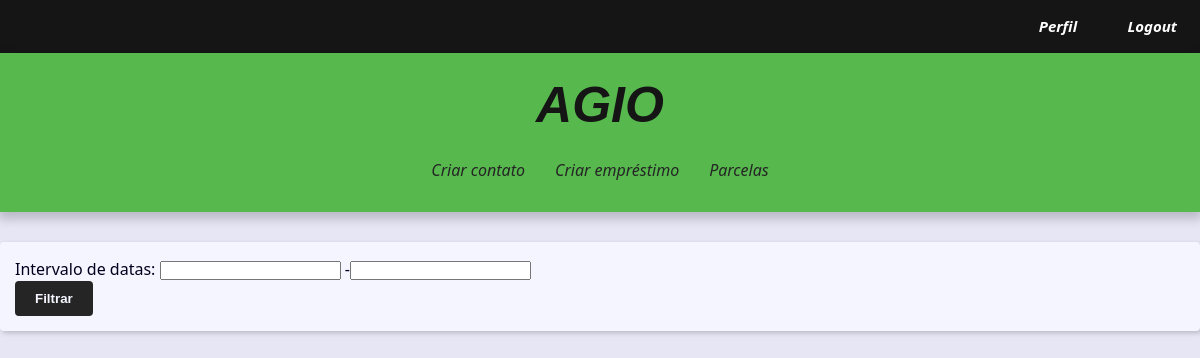
Page /parcelas/ (signed in) on the earlier database version.
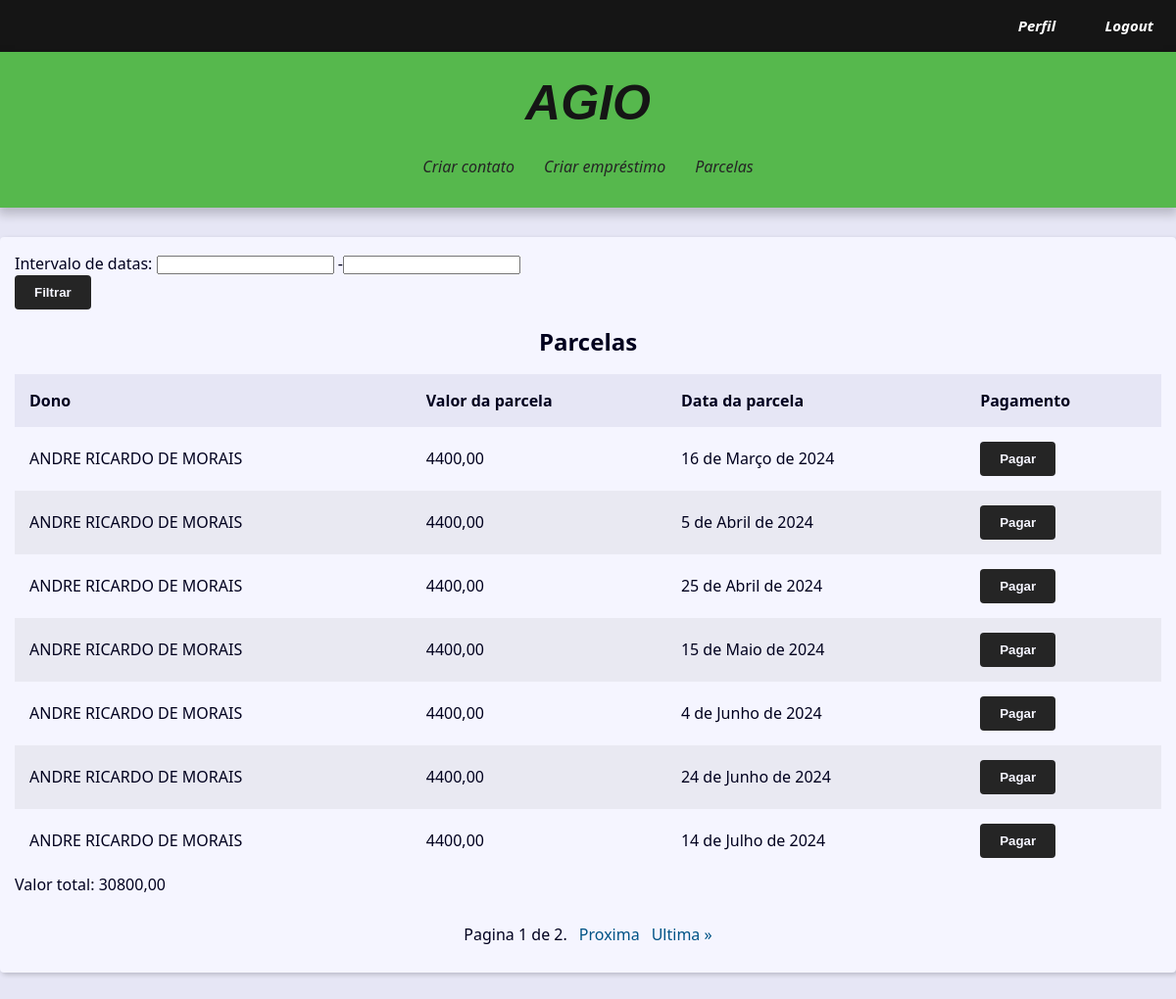
Same page on the later database version.
### contact/models.py (models this page shows, shortened)
class Parcelas(models.Model):
    class Meta:
        verbose_name_plural = 'Parcelas'
        verbose_name = 'Parcela'
    amount_per_installment = models.DecimalField(max_digits=10,
                            decimal_places=2, null=True)
    paid = models.BooleanField(default=False,)
    owner = models.ForeignKey(Loan, on_delete=models.SET_NULL, null=True)
    owner_user = models.ForeignKey(User, on_delete=models.SET_NULL, null=True)
    installment_date = models.DateField(default=timezone.now)

class Loan(models.Model):
    class Meta:
        verbose_name_plural = 'Emprstimos'
        verbose_name = 'Emprestimo'
    total_amount = models.DecimalField(max_digits=10, decimal_places=2,
                                       verbose_name='Valor')
    loan_date = models.DateField(default=timezone.now)
    total_installments = models.IntegerField(verbose_name='Parcelas')
    owner = models.ForeignKey(Contact, on_delete=models.SET_NULL, null=True,
                              verbose_name='Dono do emprestimo')
    fees = models.DecimalField(max_digits=10, decimal_places=0, default=0,
                               verbose_name='Taxa de juros')
    days = models.IntegerField(default=0, verbose_name='Dias')
    def __str__(self) -> str:
        return f'{self.owner}'

class Contact(models.Model):
    class Meta:
        verbose_name_plural = 'Usuarios'
        verbose_name = 'Usuario'
    first_name = models.CharField(max_length=50, verbose_name='Nome')
    last_name = models.CharField(max_length=50, blank=True,
                                  verbose_name='Sobrenome')
    phone = models.CharField(max_length=50, verbose_name='Telefone')
    email = models.EmailField(max_length=254, verbose_name='Email')
    created_date = models.DateTimeField(default=timezone.now)
    description = models.TextField(blank=True, verbose_name='Descrição')
    show = models.BooleanField(default=True)
    picture = models.ImageField(upload_to='pictures/%Y/%m/%d', blank=True, verbose_name='Imagem')
    owner = models.ForeignKey(User, on_delete=models.SET_NULL,
                              blank=True, null=True)
    def __str__(self) -> str:
        return f'{self.first_name} {self.last_name}'

### contact/views/contact_views.py (the view)
# urls.py: path('parcelas/', views.parcelas_filter, name='parcelas'),
@login_required(login_url='contact:login')
def parcelas_filter(request,):
    user = request.user
    single_installments = Parcelas.objects.filter(owner_user=user).order_by('owner')
    filter = ParcelasFilter(request.GET, queryset=single_installments)
    paginator = Paginator(single_installments, 5)
    page_number = request.GET.get("page")
    page_obj = paginator.get_page(page_number)
    total_value = 0
    for installment in filter.qs:
        if installment.owner_user == request.user:
            total_value += installment.amount_per_installment
    context = {
        'page_obj': page_obj,
        'site_title': 'parcelas/filter - ',
        'filter': filter,
        'total_value': total_value,
    }
    return render(request, 'contact/allparcelas.html', context,)

### contact/templates/contact/allparcelas.html (shortened to what this page needs)
{% extends "base.html" %}
{% block content %}
    <form method="GET">
        {{ filter.form.as_p }}
        <button class="btn" type="submit">Filtrar</button>
    </form>
    {% if filter.qs %}
        <div class="responsive-table">
            <table class="contacts-table">
                <caption class="table-caption">Parcelas</caption>
                <thead>
                    <tr class="table-row table-row-header">
                        <th class="table-header">Dono</th>
                        <th class="table-header">Valor da parcela</th>
                        <th class="table-header">Data da parcela</th>
                        <th class="table-header">Pagamento</th>
                    </tr>
                </thead>
                <tbody>
                    {% for installment in filter.qs %}
                        {% if installment.owner_user == user %}
                            <tr class="table-row">
                                <td class="table-cel">
                                    {{installment.owner}}
                                </td>
                                <td class="table-cel">
                                    {{installment.amount_per_installment}}
                                </td>
                                <td class="table-cel">
                                    {{installment.installment_date}}
                                </td>
                                <td class="table-cel">
                                    <form action="{% url 'contact:delete_parcela' parcela_id=installment.id %}" method="post">
                                        <button class="btn" type="submit">Pagar</button>
                                    </form>
                                </td>
                            </tr>
                        {% endif %}
                    {% endfor %}
                </tbody>
            </table>
        </div>
        <p>Valor total: {{ total_value }}</p>
    {% endif %}
{% endblock content %}

### base_templates/global/base.html (shortened to what this page needs)
{% load static %}<!DOCTYPE html>
<html lang="pt-BR">
<head>
    <link rel="stylesheet" href="{% static 'global/css/style.css'  %}">
</head>
<body>
    {% include 'partial/header.html' %}
    <main class="content">
        {% block content %}{% endblock content %}
        {% include 'partial/pagination.html' %}
    </main>
</body>
</html>

### base_templates/global/partial/header.html (shortened to what this page needs)
<nav class="menu-links">
    {% if user.is_authenticated %}
    <ul>
      <li><a href="{% url 'contact:user_update' %}" class="menu-link">Perfil</a></li>
      <li><a href="{% url 'contact:logout' %}" class="menu-link">Logout</a></li>
    </ul>
    {% endif %}
</nav>
<header class="header">
    <h1 class="header-heading">
        <a href="{% url 'contact:index' %}" class="header-link">
        AGIO
        </a>
    </h1>
<nav class="menu">
    <ul class="menu-list">
        {% if user.is_authenticated %}
        <li class="menu-item">
            <a href="{% url 'contact:create' %}" class="menu-header">Criar contato</a>
        </li>
        <li class="menu-item">
            <a href="{% url 'contact:create_loan' %}" class="menu-header">Criar empréstimo</a>
        </li>
        <li class="menu-item">
            <a href="{% url 'contact:parcelas' %}" class="menu-header">Parcelas</a>
        </li>
       {% endif %}
    </ul>
</nav>
</header>

### base_templates/global/partial/pagination.html (shortened to what this page needs)
{% if page_obj %}
<div class="pagination">
    <span class="step-links">
        <span class="current">
            Pagina {{ page_obj.number }} de {{ page_obj.paginator.num_pages }}.
        </span>
        {% if page_obj.has_next %}
            <a href="?page={{ page_obj.next_page_number }}&q={{ request.GET.q.strip }}">Proxima</a>
            <a href="?page={{ page_obj.paginator.num_pages }}&q={{ request.GET.q.strip }}">Ultima &raquo;</a>
        {% endif %}
    </span>
</div>
{% endif %}

### base_static/global/css/style.css (style rules this page uses)
:root { --spacing: 1.5rem; --link-dark-color: rgb(0, 83, 134); --link-light-color: rgb(156, 217, 255); --clr-white: rgb(245, 245, 255); --clr-black: rgb(0, 0, 30); --clr-light-gray: rgb(230, 230, 245); --clr-dark-shadow-5: rgba(0, 0, 10, 5%); --clr-dark-shadow-10: rgba(0, 0, 10, 10%); --clr-dark-shadow-20: rgba(0, 0, 10, 20%); --clr-light-shadow-5: rgba(200, 200, 255, 5%); --clr-light-shadow-10: rgba(200, 200, 255, 10%); --clr-light-shadow-20: rgba(200, 200, 255, 20%); --main-page-width: 120rem; --table-min-width: 60rem; --biggest-font-size: 5rem; --bigger-font-size: 4rem; --big-font-size: 3.2rem; --medium-font-size: 2.4rem; --small-font-size: 1.6rem; --smaller-font-size: 1.4rem; --smallest-font-size: 1.2rem; --transition-fast: 300ms; --transition-medium: 600ms; --transition-slow: 1s; --default-border-radius: 4px; }
*, *::before, *::after { margin: 0; padding: 0; box-sizing: border-box; }
html { font-size: 62.5%; }
body { font-family: system-ui, -apple-system, BlinkMacSystemFont, 'Segoe UI', Roboto, Oxygen, Ubuntu, Cantarell, 'Open Sans', 'Helvetica Neue', sans-serif; line-height: 1.5; font-size: var(--small-font-size); color: var(--clr-black); -webkit-font-smoothing: antialiased; background: var(--clr-light-gray); }
.header { background: var(--clr-black); background-color: #56b84d; padding: var(--spacing); box-shadow: 0 5px 10px 2px var(--clr-dark-shadow-20); z-index: 1; position: relative; }
.header-heading { font-size: var(--biggest-font-size); text-align: center; font-family: Helvetica, Arial, sans-serif; }
.header-link { color: #151515; font-style: oblique; text-decoration: none; transition: filter var(--transition-fast) ease-in-out; font-family: Helvetica, Arial, sans-serif; }
.menu { margin: var(--spacing); }
.menu-list { font-size: bold; list-style: none; display: flex; justify-content: center; flex-flow:wrap-reverse }
.menu-item { font-size: bold; font-style: oblique; padding: var; color: #252525; text-decoration:dashed; transition: background-color var(--transition-fast) ease-in-out; }
.menu-header { font-size: bold; font: fantasy; padding: var(--spacing); color: #252525; text-decoration: none; transition: background-color var(--transition-fast) ease-in-out; }
.menu-link { display: block; font-size: bold; font-style: oblique; font: fantasy; padding: var(--spacing); color: #252525; text-decoration: none; transition: background-color var(--transition-fast) ease-in-out; }
.content { max-width: var(--main-page-width); margin: calc(var(--spacing) * 2) auto; padding: var(--spacing); background: var(--clr-white); box-shadow: 2px 2px 5px var(--clr-dark-shadow-20); border-radius: var(--default-border-radius); }
.responsive-table { width: 100%; overflow-x: auto; }
.contacts-table { width: 100%; min-width: var(--table-min-width); border-collapse: collapse; }
.table-caption { font-size: var(--medium-font-size); font-weight: bold; padding: var(--spacing); }
.table-row { text-align: left; text-overflow: ellipsis; transition: background-color var(--transition-fast) ease-in-out; }
.table-row:nth-of-type(2n) { background: var(--clr-dark-shadow-5); }
.table-row-header { background: var(--clr-light-gray); color: var(--clr-black); }
.table-cel, .table-header { padding: var(--spacing); }
.pagination { margin-top: var(--spacing); display: flex; justify-content: center; padding: calc(var(--spacing) * 0.8); font-size: var(--small-font-size); }
.pagination .step-links { display: flex; gap: calc(var(--spacing) * 0.8); }
.pagination .step-links a { color: var(--link-dark-color); transition: color var(--transition-fast) ease-in-out; text-decoration: none; display: block; }
.btn { background-color: #252525; color: var(--clr-white); font-weight: bold; border: none; padding: 1rem 2rem; border-radius: var(--default-border-radius); cursor: pointer; transition: filter var(--transition-fast) ease-in-out; }
.menu-links { text-align: right; background-color: #151515; }
.menu-links ul { list-style: none; padding: 0.1; }
.menu-links ul li { display: inline-block; margin: 0 8px; font-size: 15px; padding: 0.1px; font: fantasy; font-weight: bold; }
.menu-links ul li a { color: #fff; text-decoration: none; }

Differences in the rows shown:
added Parcelas: owner "ANDRE RICARDO DE MORAIS", amount_per_installment "4400,00", installment_date "16 de Março de 2024"
added Parcelas: owner "ANDRE RICARDO DE MORAIS", amount_per_installment "4400,00", installment_date "5 de Abril de 2024"
added Parcelas: owner "ANDRE RICARDO DE MORAIS", amount_per_installment "4400,00", installment_date "25 de Abril de 2024"
added Parcelas: owner "ANDRE RICARDO DE MORAIS", amount_per_installment "4400,00", installment_date "15 de Maio de 2024"
added Parcelas: owner "ANDRE RICARDO DE MORAIS", amount_per_installment "4400,00", installment_date "4 de Junho de 2024"
added Parcelas: owner "ANDRE RICARDO DE MORAIS", amount_per_installment "4400,00", installment_date "24 de Junho de 2024"
added Parcelas: owner "ANDRE RICARDO DE MORAIS", amount_per_installment "4400,00", installment_date "14 de Julho de 2024"
Other differences:
{{ total_value }}: (not shown) → "30800,00"
{{ page_obj.number }}: (not shown) → "1"
{{ page_obj.paginator.num_pages }}: (not shown) → "2"
text now shown: "Parcelas Dono Valor da parcela Data da parcela Pagamento Valor total: Pagina de . Proxima Ultima »"
